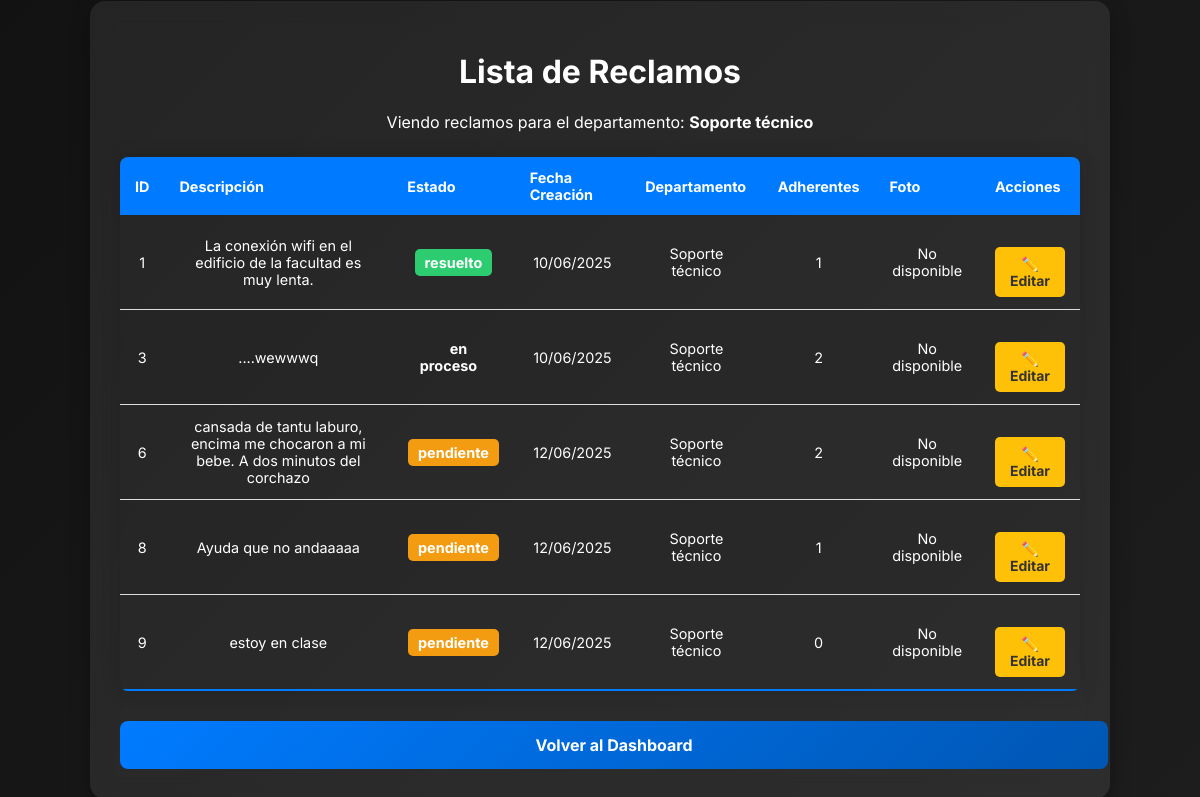
The page /listar_reclamos (signed in) on the database as committed earlier.
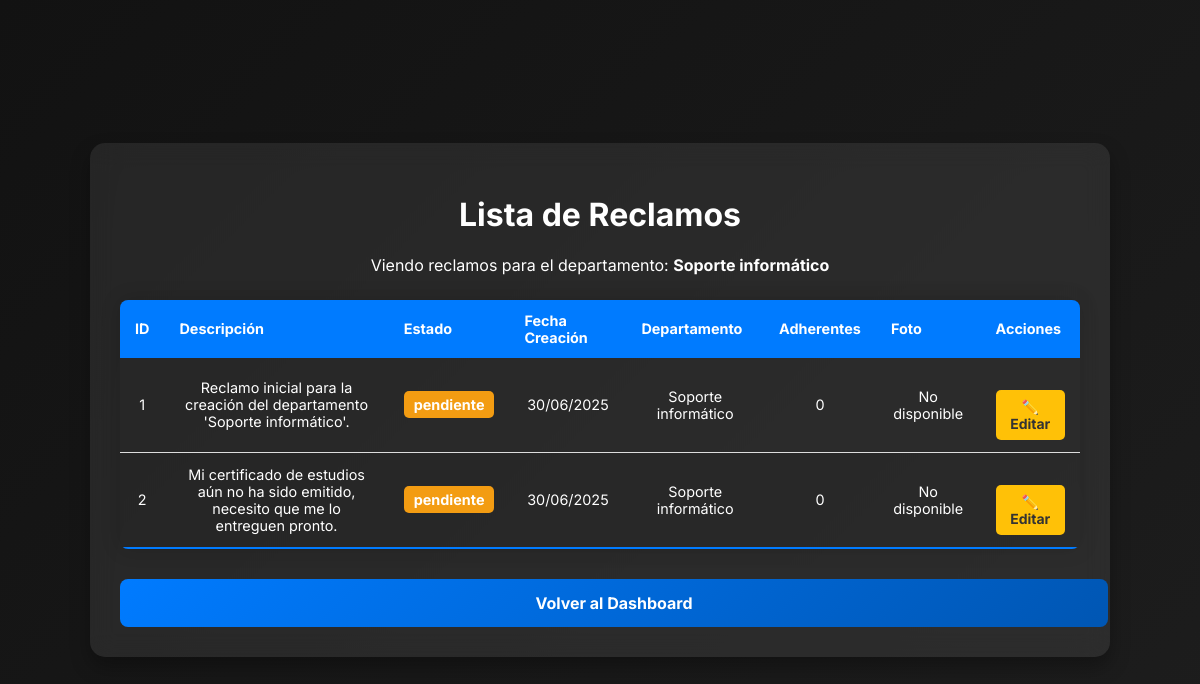
The same page on the database as committed later.
### modules/modelos.py (models this page shows, shortened)
class ModeloUsuario(Base):
    __tablename__= 'usuarios'
    id= Column(Integer, primary_key=True)
    nombre=Column(String(1000), nullable=False, unique=False)
    apellido=Column(String(1000), nullable=False, unique= False)
    username=Column(String(100), nullable=False, unique=True)
    email= Column(String(1000), nullable=False, unique=True)
    password= Column(String(1000), nullable=False)
    rol=Column(String, default="usuario")
    claustro=Column(String(100), nullable=False)
    departamento = Column(String(100), default="sin_departamento")

class ModeloReclamo(Base):
    __tablename__= 'reclamos'
    id= Column(Integer, primary_key=True)
    descripcion= Column(String(1000), nullable=False)
    estado= Column(String(50), default="pendiente") #El estado. Puede ser Pendiente, o Resuelto
    departamento= Column(String(100), nullable=False)
    fecha_creacion= Column(DateTime, default=datetime.utcnow)
    fecha_resolucion= Column(DateTime, nullable=True)
    id_usuario= Column(Integer, ForeignKey('usuarios.id')) #Reclamo ligado a usuario
    foto = Column(String(255), nullable=True)

### server.py (the view, shortened to what this page needs)
@app.route('/listar_reclamos', methods=['GET'])
@login_required
def listar_reclamos():
    departamento_filtro = request.args.get('departamento')
    if current_user.es_jefe() or current_user.es_secretario():
        lista_reclamos = gestor_reclamos.listar_reclamos_por_departamento(current_user.departamento)
    else:
        if departamento_filtro:
            lista_reclamos = gestor_reclamos.listar_reclamos_por_departamento(departamento_filtro, estado="pendiente")
        else:
            lista_reclamos = gestor_reclamos.listar_reclamos_para_usuarios()
    departamentos = gestor_reclamos.obtener_departamentos()
    return render_template('listar_reclamos.html',
                          lista_reclamos=lista_reclamos,
                          departamentos=departamentos,
                          departamento_filtro=departamento_filtro)

### modules/dominio.py (called while the page is built)
    @property
    def id(self):
        return self.__id

    @property
    def descripcion(self):
        return self.__descripcion

    @property
    def estado(self):
        return self.__estado

    @property
    def id_usuario(self):
        return self.__id_usuario

    @property
    def departamento(self):
        return self.__departamento

    @property
    def fecha_creacion(self):
        return self.__fecha_creacion

    @property
    def foto(self):
        return self.__foto

    @property
    def fecha_resolucion(self):
        return self.__fecha_resolucion

    @id.setter
    def id(self, p_id):
        if p_id is not None and not isinstance(p_id, int):
            raise ValueError("El id debe ser un número entero")
        self.__id=p_id

    @descripcion.setter
    def descripcion(self, p_descripcion):
        if not isinstance(p_descripcion, str) or p_descripcion.strip() == "":
            raise ValueError("La descripcion no puede estar vacía")
        self.__descripcion= p_descripcion.strip()

    @estado.setter
    def estado(self, p_estado):
        if p_estado not in ["pendiente", "resuelto", "en proceso","inválido"]:
            raise ValueError("El estado debe ser 'pendiente', 'resuelto', 'en proceso' o 'invalido'")
        self.__estado=p_estado

    @id_usuario.setter
    def id_usuario(self, p_id_usuario):
        if  p_id_usuario is not None and not isinstance(p_id_usuario, int):
            raise ValueError("El ID de usuario debe ser un número entero")
        self.__id_usuario=p_id_usuario

    @departamento.setter
    def departamento(self, p_departamento):
        if not isinstance(p_departamento, str) or p_departamento.strip()== "":
            raise ValueError("El departamento no puede estar vacío")
        self.__departamento=p_departamento

    @fecha_creacion.setter
    def fecha_creacion(self, p_fecha_creacion):
        self.__fecha_creacion= p_fecha_creacion

    @foto.setter
    def foto(self, p_foto):
        self.__foto=p_foto

    @fecha_resolucion.setter
    def fecha_resolucion(self, p_fecha_resolucion):
        self.__fecha_resolucion= p_fecha_resolucion

    @property
    def id(self):
        return self.__id

    @property
    def nombre(self):
        return self.__nombre

    @property
    def apellido(self):
        return self.__apellido

    @property
    def username(self):
        return self.__username

    @property
    def email(self):
        return self.__email

    @property
    def password(self):
        return self.__password

### templates/listar_reclamos.html (shortened to what this page needs)
<!DOCTYPE html>
<html lang="es">
<head>
    <link rel="stylesheet" type="text/css" href="{{ url_for('static', filename='style.css') }}">
</head>
<body>
    <div class="container" style="width: 80%; max-width: 1200px;">
        <h1>Lista de Reclamos</h1>
        {% if not (current_user.es_jefe() or current_user.es_secretario() or current_user.es_tecnico()) %}
            <form method="GET" action="{{ url_for('listar_reclamos') }}" class="filter-form">
                <label for="departamento">Filtrar por departamento:</label>
                <select name="departamento" class="form-control">
                    <option value="">Todos</option>
                    {% for depto in departamentos %}
                        <option value="{{ depto }}" {% if departamento_filtro == depto %}selected{% endif %}>{{ depto }}</option>
                    {% endfor %}
                </select>
                <button type="submit" class="btn-primary" style="width: auto; padding: 10px 20px;">Filtrar</button>
            </form>
        {% else %}
             <p>Viendo reclamos para el departamento: <strong>{{ current_user.departamento }}</strong></p>
        {% endif %}
        {% if lista_reclamos %}
            <table class="styled-table">
                <thead>
                    <tr>
                        <th>ID</th>
                        <th>Descripción</th>
                        <th>Estado</th>
                        <th>Fecha Creación</th>
                        <th>Departamento</th>
                        <th>Adherentes</th>
                        <th>Foto</th>
                        <th>Acciones</th>
                    </tr>
                </thead>
                <tbody>
                    {% for reclamo in lista_reclamos %}
                    <tr>
                        <td>{{ reclamo.id }}</td>
                        <td>{{ reclamo.descripcion }}</td>
                        <td><span class="status {{ reclamo.estado|replace(' ', '.') }}">{{ reclamo.estado }}</span></td>
                        <td>{{ reclamo.fecha_creacion.strftime('%d/%m/%Y') }}</td>
                        <td>{{ reclamo.departamento }}</td>
                        <td>{{ reclamo.adherentes }}</td>
                        <td>
                            {% if reclamo.foto %}
                                <img src="{{ url_for('static', filename='uploads/' + reclamo.foto) }}" alt="Foto del reclamo" width="100" style="border-radius: 5px;">
                            {% else %}
                                <span>No disponible</span>
                            {% endif %}
                        </td>
                        <td>
                            {% if current_user.es_jefe() or current_user.es_secretario() or current_user.es_tecnico() %}
                                <a href="{{ url_for('editar_reclamo', id=reclamo.id) }}" class="btn-edit">✏️ Editar</a>
                            {% endif %}
                        </td>
                    </tr>
                    {% endfor %}
                </tbody>
            </table>
        {% else %}
            <div class="alert alert-info">No hay reclamos que coincidan con los criterios de búsqueda.</div>
        {% endif %}
        <div class="links-container" style="margin-top: 30px;">
            {% if current_user.es_jefe() or current_user.es_secretario() or current_user.es_tecnico() %}
                <a href="{{ url_for('dashboard') }}" class="btn-primary">Volver al Dashboard</a>
            {% else %}
                <a href="{{ url_for('menu_principal') }}" class="btn-primary">Volver al Menú</a>
                <a href="{{ url_for('agregar_reclamo') }}" class="btn-secondary" style="margin-left: 10px;">Crear un Reclamo</a>
            {% endif %}
        </div>
    </div>
</body>
</html>

### static/style.css (style rules this page uses)
body { font-family: 'Inter', sans-serif; background: linear-gradient(135deg, #121212, #1d1d1d); color: #ffffff; margin: 0; display: flex; justify-content: center; align-items: center; min-height: 100vh; }
.container { width: 40%; padding: 30px; background: rgba(255, 255, 255, 0.08); box-shadow: 0px 10px 20px rgba(0, 0, 0, 0.3); border-radius: 15px; backdrop-filter: blur(12px); text-align: center; transition: all 0.3s ease-in-out; }
.btn-primary { display: block; width: 100%; padding: 14px; font-size: 16px; font-weight: bold; background: linear-gradient(135deg, #007bff, #0056b3); color: white; border: none; border-radius: 8px; cursor: pointer; transition: 0.4s ease-in-out; margin-top: 20px; }
a { color: #f8f9fa; text-decoration: none; font-weight: bold; display: block; margin-top: 20px; transition: 0.3s; }

### templates/listar_reclamos.html (style rules this page uses)
.styled-table { width: 100%; border-collapse: collapse; margin: 25px 0; font-size: 0.9em; border-radius: 8px; overflow: hidden; box-shadow: 0 0 20px rgba(0, 0, 0, 0.15); }
.styled-table thead tr { background-color: #007bff; color: #ffffff; text-align: left; }
.styled-table th, .styled-table td { padding: 12px 15px; }
.styled-table tbody tr { border-bottom: 1px solid #dddddd; }
.styled-table tbody tr:nth-of-type(even) { background-color: rgba(0,0,0,0.05); }
.styled-table tbody tr:last-of-type { border-bottom: 2px solid #007bff; }
.status { padding: 5px 10px; border-radius: 5px; color: white; font-weight: bold; }
.status.pendiente { background-color: #f39c12; }
.btn-join, .btn-edit { padding: 8px 12px; border: none; border-radius: 5px; cursor: pointer; color: white; text-decoration: none; display: inline-block; font-size: 14px; }
.btn-edit { background-color: #ffc107; color: #333; }

Rows that differ between the two databases and show on the page:
removed ModeloReclamo: id "3", descripcion "....wewwwq", estado "en proceso", fecha_creacion "10/06/2025", departamento "Soporte técnico", adherentes "2"
removed ModeloReclamo: id "6", descripcion "cansada de tantu laburo, encima me chocaron a mi bebe. A dos minutos del corchazo", estado "pendiente", fecha_creacion "12/06/2025", departamento "Soporte técnico", adherentes "2"
removed ModeloReclamo: id "8", descripcion "Ayuda que no andaaaaa", estado "pendiente", fecha_creacion "12/06/2025", departamento "Soporte técnico", adherentes "1"
removed ModeloReclamo: id "9", descripcion "estoy en clase", estado "pendiente", fecha_creacion "12/06/2025", departamento "Soporte técnico", adherentes "0"
changed ModeloUsuario: departamento "Soporte técnico" → "Soporte informático"
changed ModeloReclamo: descripcion "La conexión wifi en el edificio de la facultad es muy lenta." → "Reclamo inicial para la creación del departamento 'Soporte informático'."; estado "resuelto" → "pendiente"; fecha_creacion "10/06/2025" → "30/06/2025"; departamento "Soporte técnico" → "Soporte informático"; adherentes "1" → "0"
now on this page (row edited): ModeloReclamo: id "2", descripcion "Mi certificado de estudios aún no ha sido emitido, necesito que me lo entreguen pronto.", estado "pendiente", fecha_creacion "30/06/2025", departamento "Soporte informático", adherentes "0"
